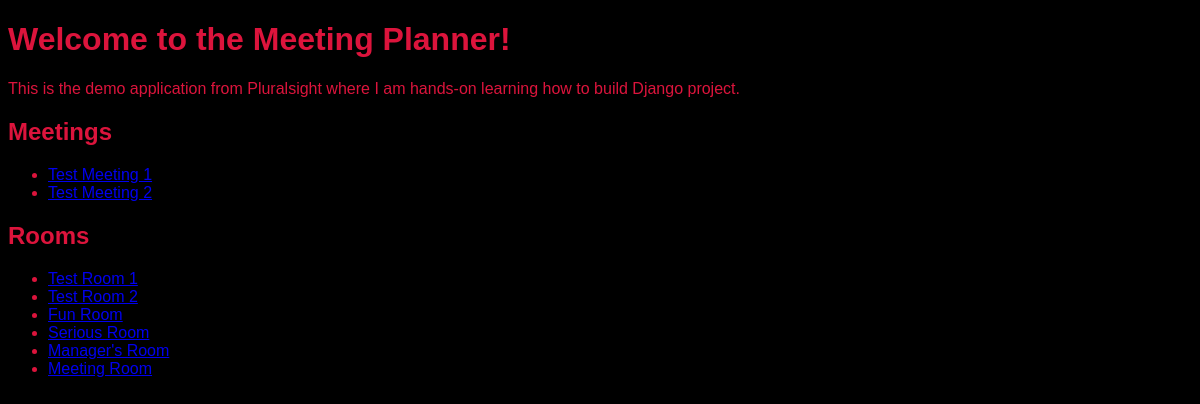
Before: / with the older database file.
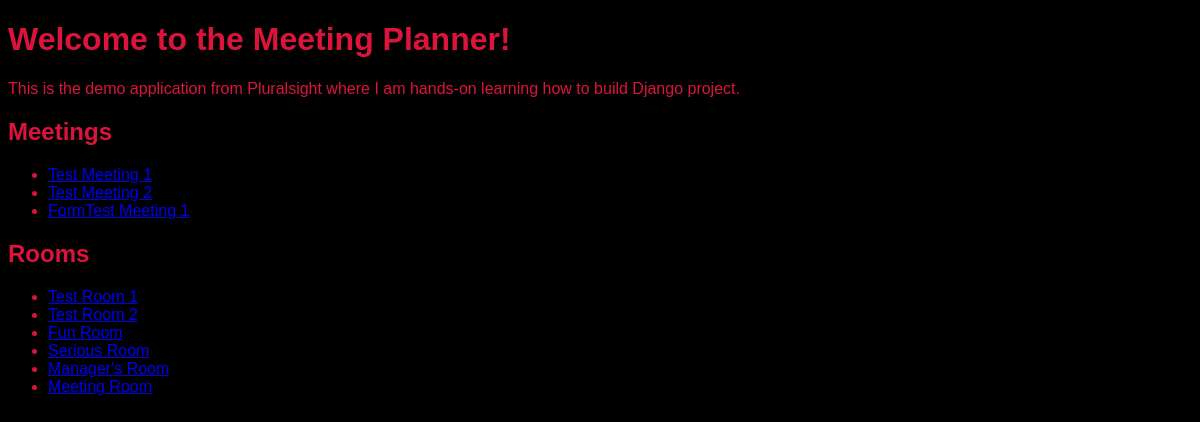
After: the same page with the newer database file.
### meetings/models.py (models this page shows, shortened)
class Meeting(models.Model):
    title = models.CharField(max_length=200)
    date = models.DateField()
    start_time = models.TimeField(default=time(9))
    duration = models.IntegerField(default=1)
    room = models.ForeignKey(Room, on_delete=models.CASCADE)

### room/models.py (models this page shows, shortened)
class Room(models.Model):
    name = models.CharField(max_length=100)
    floor_number = models.IntegerField()
    room_number = models.IntegerField()

### website/views.py (the view)
# urls.py: path('', welcome, name="welcome"),
def welcome(request):
    return render(request, "website/welcome.html", {"meetings": Meeting.objects.all(), "rooms": Room.objects.all()})

### website/templates/website/welcome.html (shortened to what this page needs)
{% extends "base.html" %}
{% block content %}
    <h1>Welcome to the Meeting Planner!</h1>
    <p>
        This is the demo application from Pluralsight where I am hands-on learning how to build Django project.
    </p>
    <h2>Meetings</h2>
    <ul>
        {% for meeting in meetings %}
            <li>
                <a href="{% url 'detail' meeting.id %}">
                    {{meeting.title}}
                </a>
            </li>
        {% endfor %}
    </ul>
    <h2>Rooms</h2>
    <ul>
        {% for room in rooms %}
            <li>
                <a href="{%url 'room_detail' room.id %}">
                    {{room.name}}
                </a>
            </li>
        {% endfor %}
    </ul>
{% endblock %}

Changed rows visible on the page:
added Meeting: title "FormTest Meeting 1"
